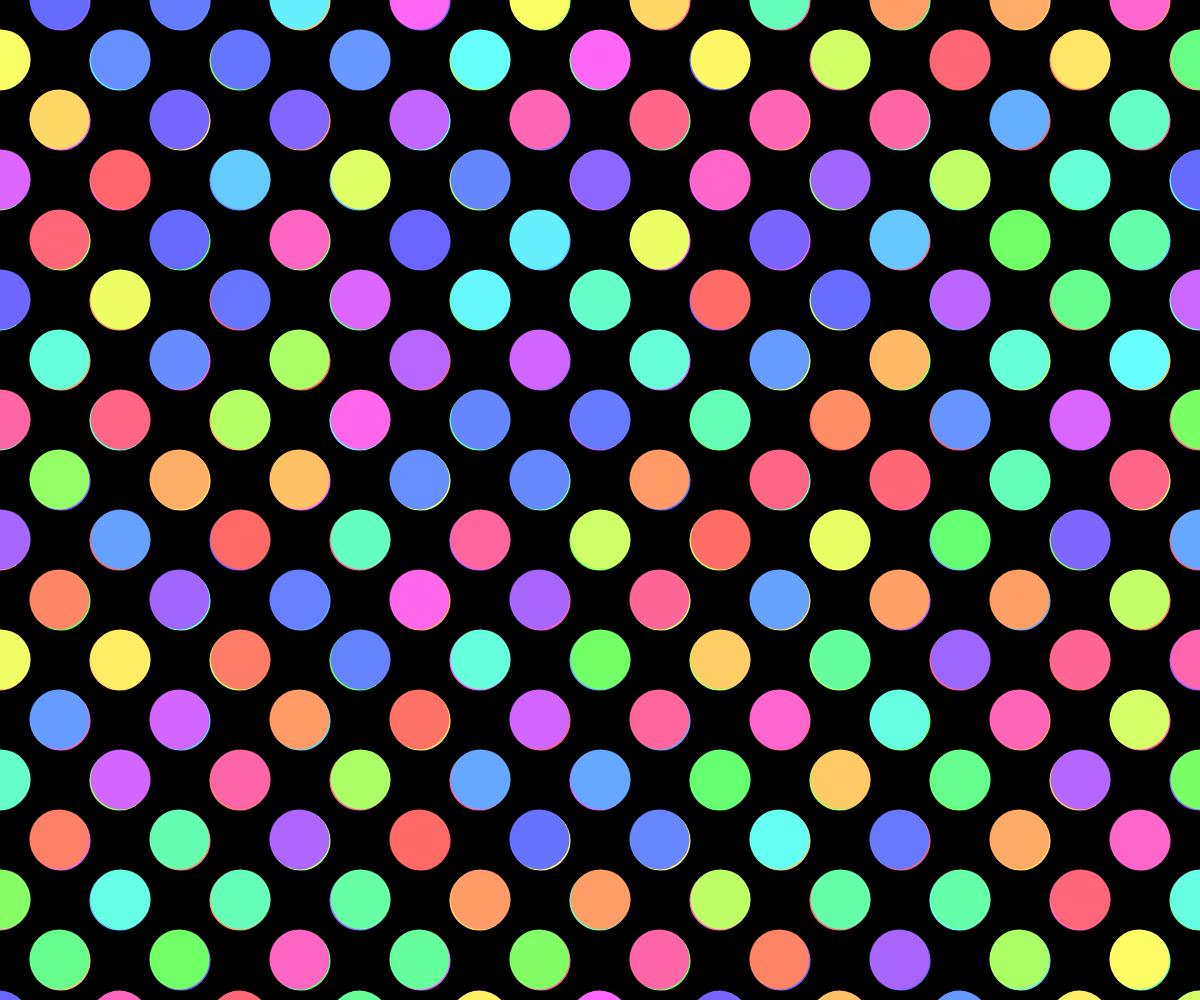
Frame 1 (no input)
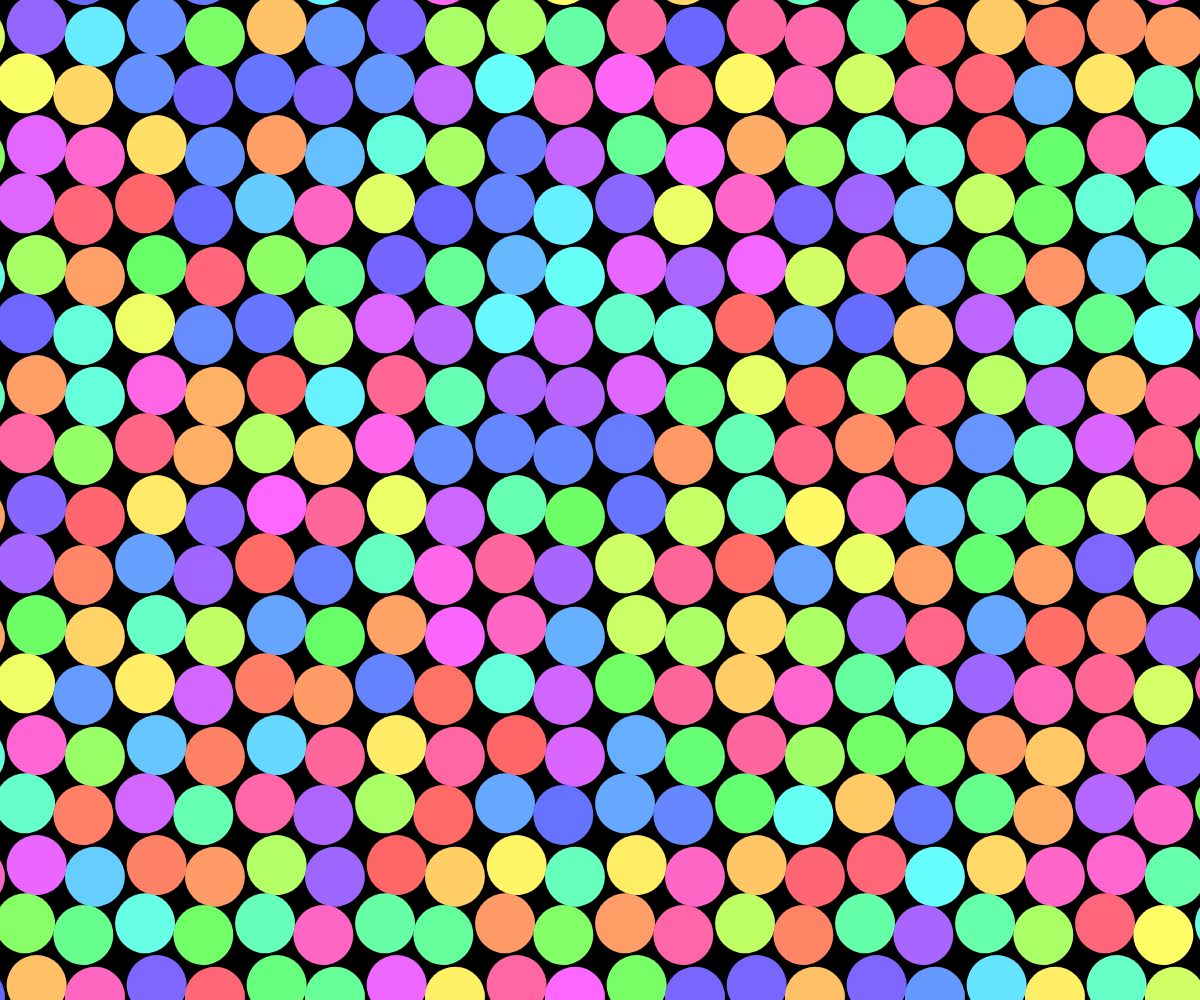
Frame 60 (no input)
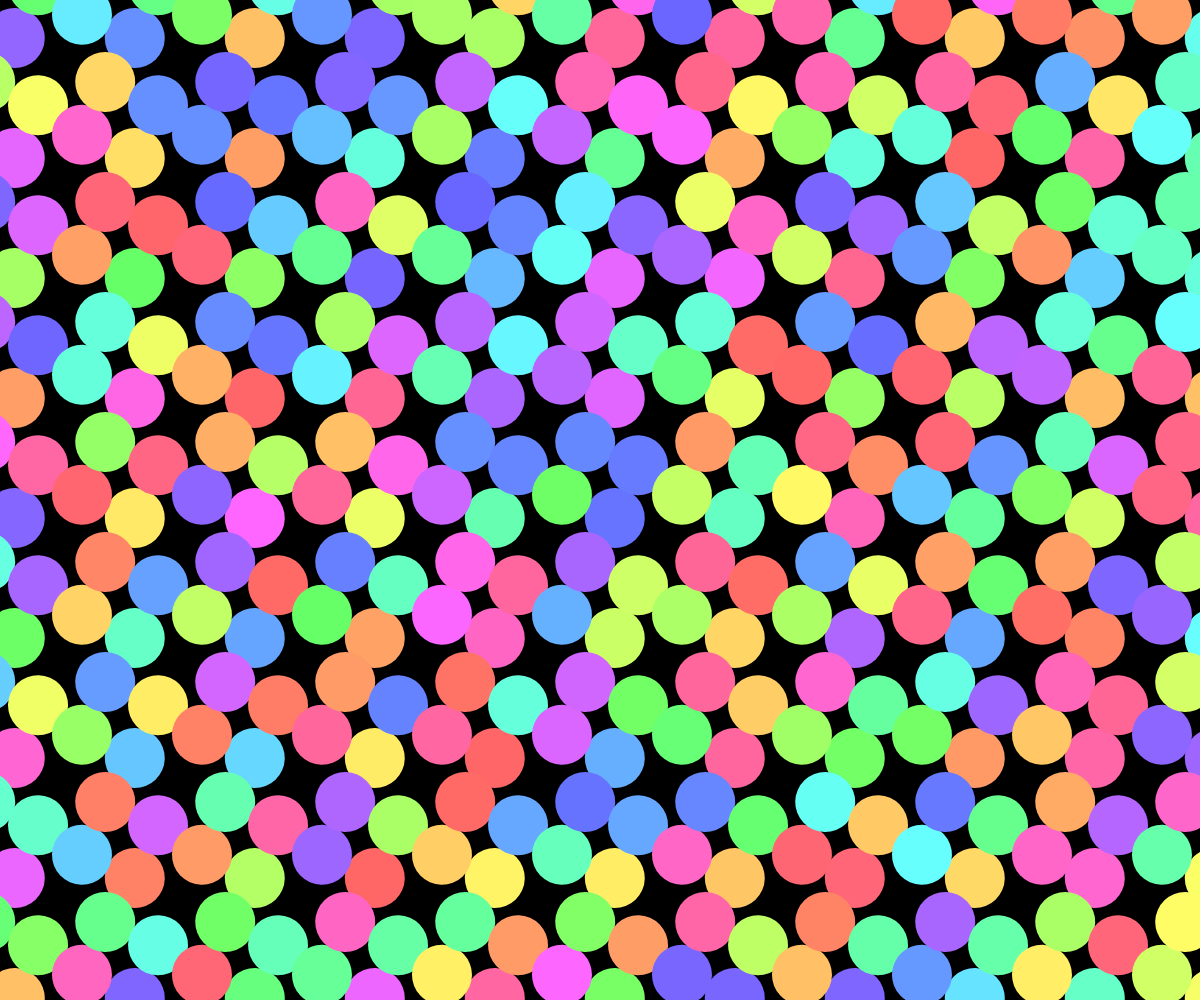
Frame 120 (the mouse pressed at the canvas centre since frame 60)

The p5.js sketch that drew these frames (run headless with seeded random() and noise() and a simulated clock; from frame 60 on, the mouse is pressed at the canvas centre):

// p5.js sketch
// ── sketch.js
let circleSquares = [];

function setup() {
  colorMode(HSB);
  createCanvas(windowWidth, windowHeight);
  for (let i = 0; i <= width; i += 120)
    for (let j = 0; j <= height; j += 120)
      circleSquares.push(new squareOfCircles(i, j, 60, 0, 60));
}

function draw() {
  background(0);
  noStroke();
 
  for (let c of circleSquares) {
    c.update();
    c.display();
  }
}
class squareOfCircles {
  constructor(xSq, ySq, r, a, radius) {
    this.radius = radius;
    this.squares = [];
    this.r = r;
    for (let i = 0; i <= 3; i++) {
      this.x = this.r * cos(PI / 2 * i);
      this.y = this.r * sin(PI / 2 * i);
      this.squares[i] = (new Circ(this.x, this.y));
    }
    this.xSq = xSq;
    this.ySq = ySq;
    this.a = 0;
    this.aVel = 0.01;
    this.rVel = 0.6;
    
  }
  update() {
    this.a += this.aVel;
    if (this.r > 70 || this.r < 25) this.rVel *= (-1);
    this.r += this.rVel;
    for (let i = 0; i <= 3; i++) {
      this.squares[i].x = this.r * cos(PI / 2 * i);
      this.squares[i].y = this.r * sin(PI / 2 * i);
    }
  }
  display() {
    push();
    translate(this.xSq, this.ySq);
    rotate(this.a);
    for (let c of this.squares){ 
      fill(c.colore);
      ellipse(c.x, c.y, this.radius);
    }

    pop();
  }

}
class Circ {
  constructor(x, y) {
    this.x = x;
    this.y = y;
    this.colore=color(random(360),60,100);
  }
}
